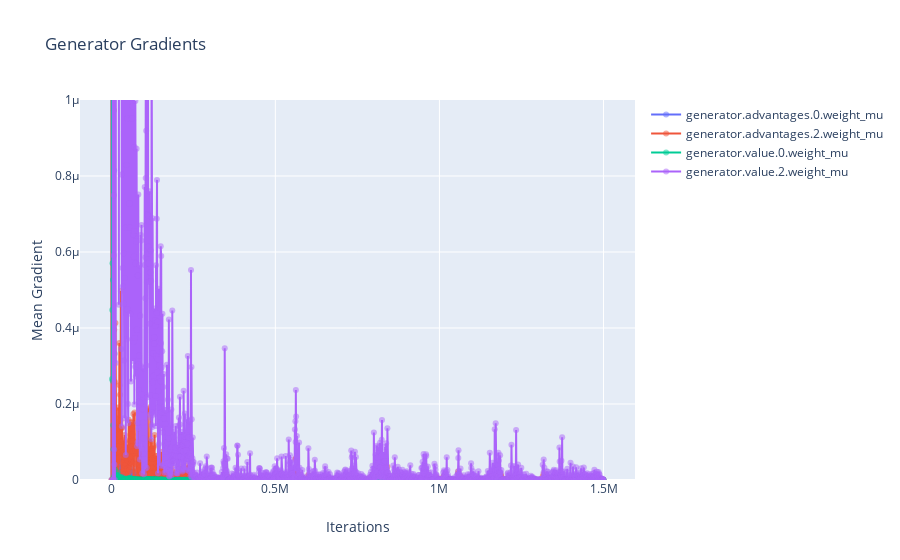

Notebook code for this chart:
### Code cell
fig = go.Figure()
fig.update_xaxes(title_text='Iterations')
fig.update_yaxes(title_text='Mean Gradient', range=[0, 1e-6])
fig.update_layout(title_text="Generator Gradients")
for layer in data['layer'].unique():
    if layer.startswith('generator') and 'mu' in  layer:
        fig.add_trace(go.Scatter(x=data[data['layer'] == layer]['iteration'], y=data[data['layer'] == layer]['mean_grad'],
                            mode='lines+markers', name=layer, marker=dict(
                    opacity=0.5,
                )))
fig.show()

### Figure 1 — Plotly figure (JSON) as saved in the notebook; plotly's stock layout.template omitted (floating-point values rounded to 4 significant figures; data arrays with more than 128 entries replaced by an {"elided": "..."} marker saying what was removed)
{"data": [{"marker": {"opacity": 0.5}, "mode": "lines+markers", "name": "generator.advantages.0.weight_mu", "type": "scatter", "x": {"elided": "2000 int values"}, "y": {"elided": "2000 float values"}}, {"marker": {"opacity": 0.5}, "mode": "lines+markers", "name": "generator.advantages.2.weight_mu", "type": "scatter", "x": {"elided": "2000 int values"}, "y": {"elided": "2000 float values"}}, {"marker": {"opacity": 0.5}, "mode": "lines+markers", "name": "generator.value.0.weight_mu", "type": "scatter", "x": {"elided": "2000 int values"}, "y": {"elided": "2000 float values"}}, {"marker": {"opacity": 0.5}, "mode": "lines+markers", "name": "generator.value.2.weight_mu", "type": "scatter", "x": {"elided": "2000 int values"}, "y": {"elided": "2000 float values"}}], "layout": {"title": {"text": "Generator Gradients"}, "xaxis": {"title": {"text": "Iterations"}}, "yaxis": {"range": [0, 1e-06], "title": {"text": "Mean Gradient"}}}}
